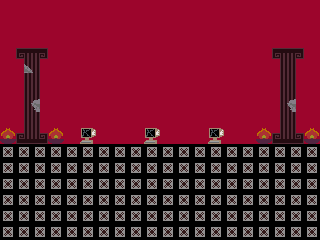

A level layout from a 2D game, rendered from its tile map. Below: a short description, then the map file with its tile-grid data intact:
An orthogonal 20x15 tile map with 16x16 px tiles, 2 tile layers (Фон, Слой тайлов 1), 2 tilesets.

<map version="1.10" tiledversion="1.11.1" orientation="orthogonal" renderorder="right-down" width="20" height="15" tilewidth="16" tileheight="16" infinite="0" nextlayerid="3" nextobjectid="1">
 <tileset firstgid="1" source="map.tsx" />
 <tileset firstgid="301" source="tileslvl1.tsx" />
 <layer id="2" name="Фон" width="20" height="15">
  <data encoding="csv">
312,312,312,312,312,312,312,312,312,312,312,312,312,312,312,312,312,312,312,312,
312,312,312,312,312,312,312,312,312,312,312,312,312,312,312,312,312,312,312,312,
312,312,312,312,312,312,312,312,312,312,312,312,312,312,312,312,312,312,312,312,
312,312,312,312,312,312,312,312,312,312,312,312,312,312,312,312,312,312,312,312,
312,312,312,312,312,312,312,312,312,312,312,312,312,312,312,312,312,312,312,312,
312,312,312,312,312,312,312,312,312,312,312,312,312,312,312,312,312,312,312,312,
312,312,312,312,312,312,312,312,312,312,312,312,312,312,312,312,312,312,312,312,
312,312,312,312,312,312,312,312,312,312,312,312,312,312,312,312,312,312,312,312,
312,312,312,312,312,312,312,312,312,312,312,312,312,312,312,312,312,312,312,312,
312,312,312,312,312,312,312,312,312,312,312,312,312,312,312,312,312,312,312,312,
312,312,312,312,312,312,312,312,312,312,312,312,312,312,312,312,312,312,312,312,
312,312,312,312,312,312,312,312,312,312,312,312,312,312,312,312,312,312,312,312,
312,312,312,312,312,312,312,312,312,312,312,312,312,312,312,312,312,312,312,312,
312,312,312,312,312,312,312,312,312,312,312,312,312,312,312,312,312,312,312,312,
312,312,312,312,312,312,312,312,312,312,312,312,312,312,312,312,312,312,312,312
</data>
 </layer>
 <layer id="1" name="Слой тайлов 1" width="20" height="15">
  <data encoding="csv">
41,41,41,41,41,41,41,41,41,41,41,41,41,41,41,41,41,41,41,41,
41,41,41,41,41,41,41,41,41,41,41,41,41,41,41,41,41,41,41,41,
41,41,41,41,41,41,41,41,41,41,41,41,41,41,41,41,41,41,41,41,
41,3,4,41,41,41,41,41,41,41,41,41,41,41,41,41,41,3,4,41,
41,6,7,41,41,41,41,41,41,41,41,41,41,41,41,41,41,23,24,41,
41,23,24,41,41,41,41,41,41,41,41,41,41,41,41,41,41,23,24,41,
41,46,47,41,41,41,41,41,41,41,41,41,41,41,41,41,41,46,47,41,
41,83,84,41,41,41,41,41,41,41,41,41,41,41,41,41,41,83,84,41,
87,103,104,87,41,30,41,41,41,30,41,41,41,30,41,41,87,103,104,87,
70,70,70,70,70,70,70,70,70,70,70,70,70,70,70,70,70,70,70,70,
70,70,70,70,70,70,70,70,70,70,70,70,70,70,70,70,70,70,70,70,
70,70,70,70,70,70,70,70,70,70,70,70,70,70,70,70,70,70,70,70,
70,70,70,70,70,70,70,70,70,70,70,70,70,70,70,70,70,70,70,70,
70,70,70,70,70,70,70,70,70,70,70,70,70,70,70,70,70,70,70,70,
70,70,70,70,70,70,70,70,70,70,70,70,70,70,70,70,70,70,70,70
</data>
 </layer>
</map>
